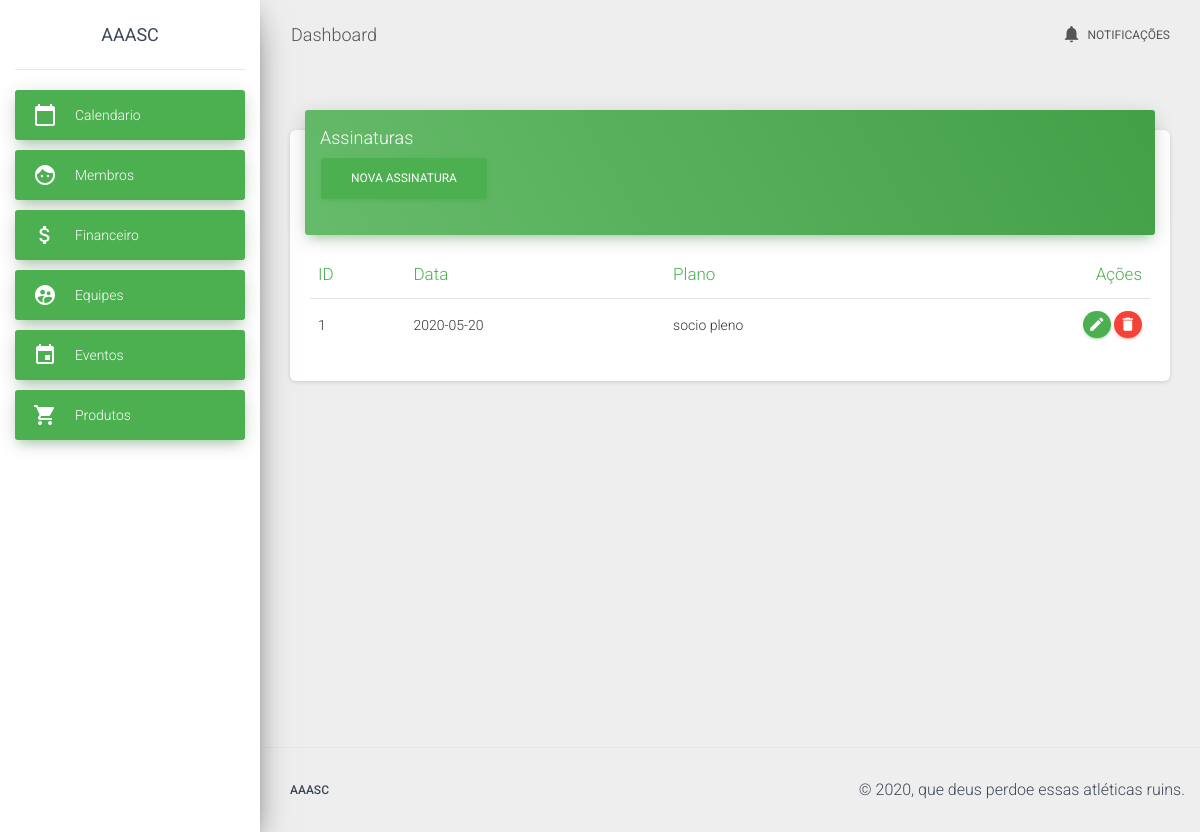
/subscription/list/1, run on the app's committed database.
### app/models/subscription.py (models this page shows, shortened)
class Subscription(db.Model):
    __tablename__ = "subscription"
    id = db.Column(db.Integer, primary_key=True, autoincrement=True)
    date = db.Column(db.DateTime)
    member_id = db.Column(db.Integer, db.ForeignKey('member.id'))
    financial_id = db.Column(db.Integer, db.ForeignKey('financial.id'))
    plan = db.Column(db.String)
    _loaded = False
    @property
    def str_date(self):
        if self.date:
            return datetime.datetime.strftime(self.date, '%Y-%m-%d')
        else:
            return False
    @staticmethod
    def load_member(member_id=-1):
        if member_id != -1:
            return Subscription.query.filter_by(member_id=member_id).all()
        else:
            return Subscription()
    @property
    def str_time(self):
        if self.time:
            return datetime.datetime.strftime(self.time, '%H:%M')
        else:
            return False

### app/controllers/subscription.py (the view)
@app.route("/subscription/list")
@app.route('/subscription/list/<int:member_id>')
def list_subscription(member_id=-1):
    if member_id == -1:
        subscriptions = Subscription.load_all()
    else:
        subscriptions = Subscription.load_member(member_id)
    member = Member.load(member_id)
    return render_template("./member/list_member_subscription.html", subscriptions=subscriptions, member=member)

### app/models/member.py (called while the page is built)
    @staticmethod
    def load(id=-1):
        if id != -1:
            print(id)
            return Member.query.filter_by(id=id).first()
        else:
            return Member()

### app/templates/member/list_member_subscription.html (shortened to what this page needs)
{% extends "template.html" %}
{% block content %}
<div class="row">
  <div class="col">
    <div class="card">
      <div class="card-header card-header-success">
        <h4 class="card-title">Assinaturas</h4>
        <p class="category">
          <a href="{{url_for('edit_subscription', member_id=member.id)}}" class="btn btn-success">Nova Assinatura</a>
        </p>
      </div>
      <div class="card-body table-responsive">
        <table class="table table-hover">
          <thead class="text-success">
            <th>ID</th>
            <th>Data</th>
            <th>Plano</th>
            <th class="text-right">Ações</th>
          </thead>
          <tbody>
            {% for subscription in subscriptions %}
              <tr>
                <td>{{ subscription.id }}</td>
                <td>{{ subscription.str_date }}</td>
                <td>{{ subscription.plan }}</td>
                <td class="td-actions text-right">
                  <a href="{{url_for('edit_subscription', member_id=member.id, subscription_id=subscription.id)}}" rel="tooltip" class="btn btn-success btn-round">
                      <i class="material-icons">edit</i>
                  </a>
                  <a href="{{url_for('delete_subscription', subscription_id=subscription.id)}}" rel="tooltip" class="btn btn-danger btn-round">
                      <i class="material-icons">delete</i>
                  </a>
                </td>
              </tr>
            {% endfor %}
          </tbody>
        </table>
      </div>
    </div>
  </div>
</div>
{% endblock %}

### data on the page
Subscription: id "1", str_date "2020-05-20", plan "socio pleno"
